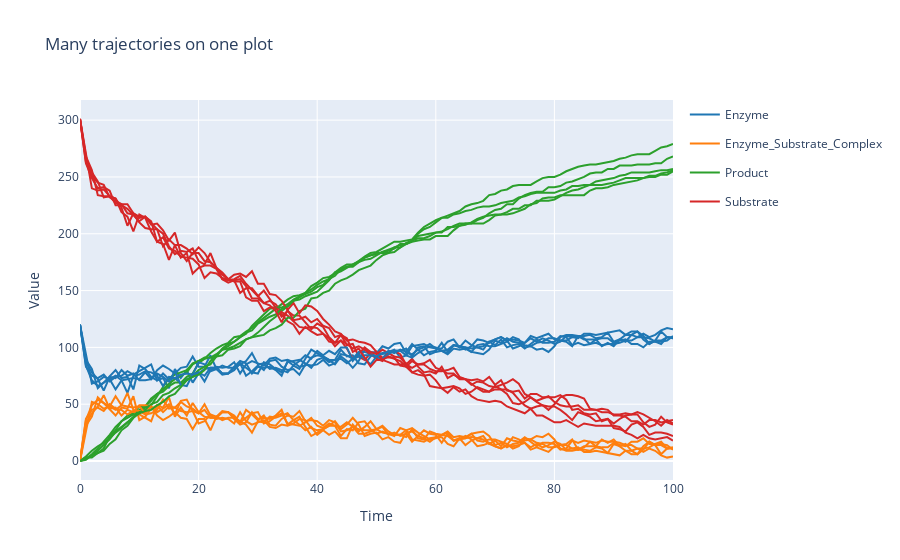

The code cell stored with this chart in its notebook:
### Code cell
results_many_trajectories.plotplotly(title="Many trajectories on one plot")
